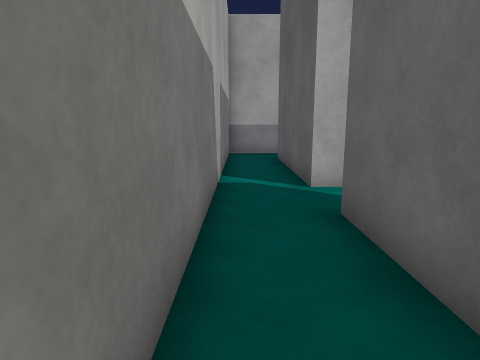
[1] (above)

16 first-person views from a walk through a scene from a Unity 3-D project. The camera is 1.3 m above the floor, tilts 10° down and sees 75° across. The floor is counted in squares, 1 m on a side. Each view is taken from the middle of a square. On the plan, view 1 faces up. The plan holds only what a view shows up to about 14 squares ahead; the rest is blank. The place goes on beyond the plan. Surface patterns are stand-ins for the level's own textures.

[2]
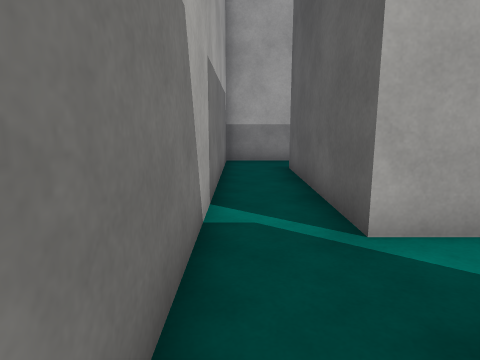

[3]
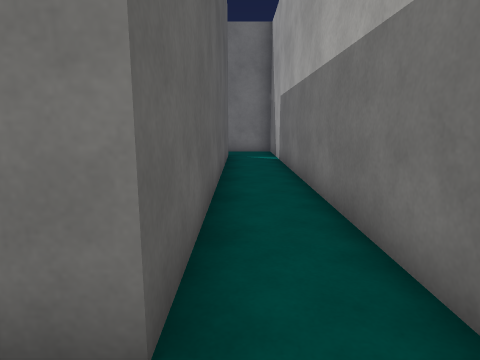

[4]
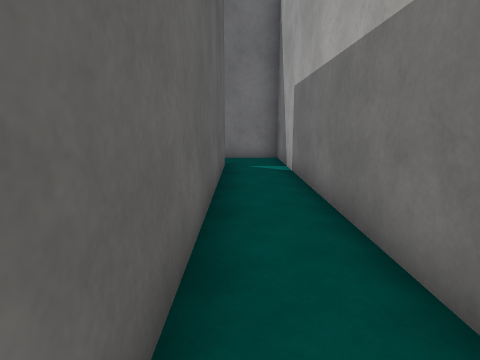

[5]
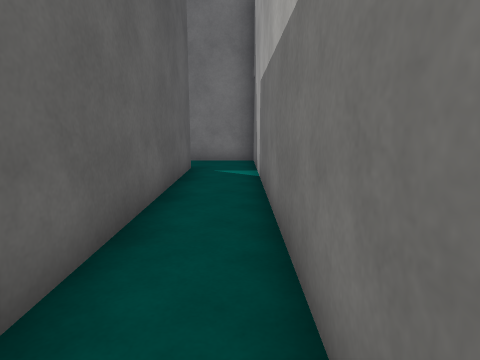

[6]
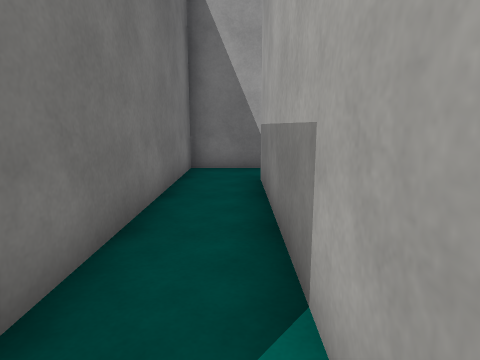

[7]
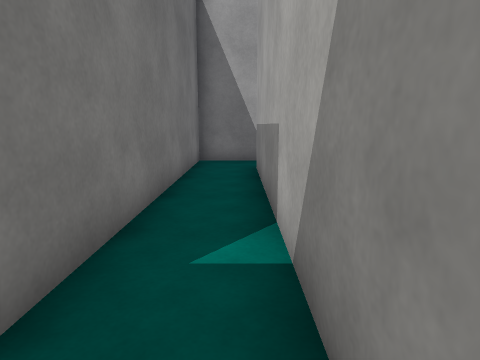

[8]
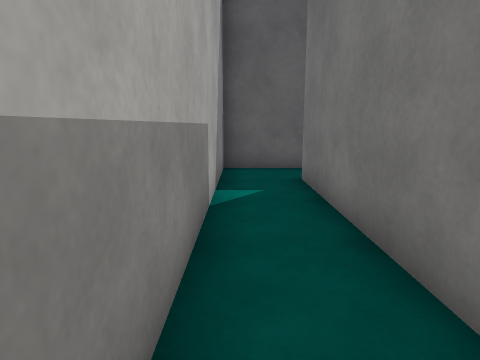

[9]
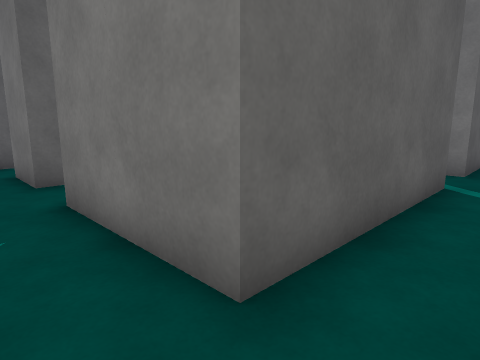

[10]
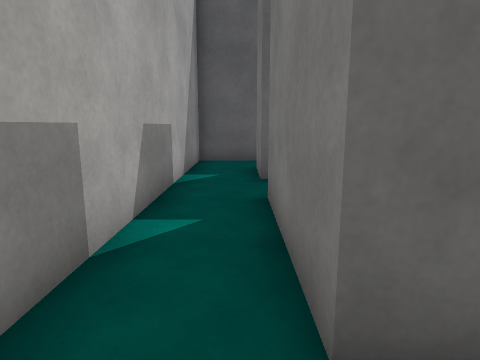

[11]
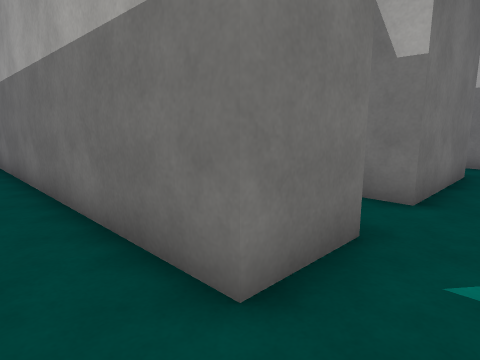

[12]
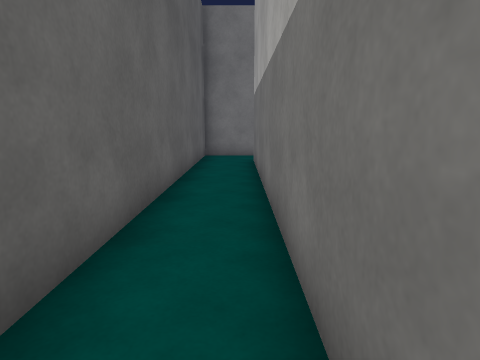

[13]
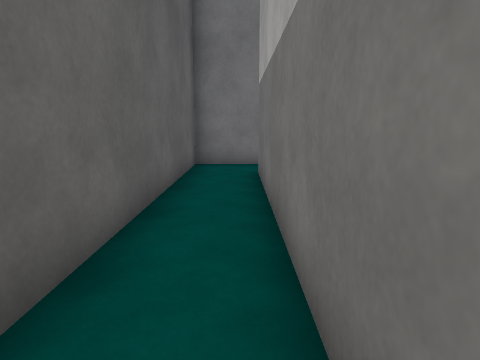

[14]
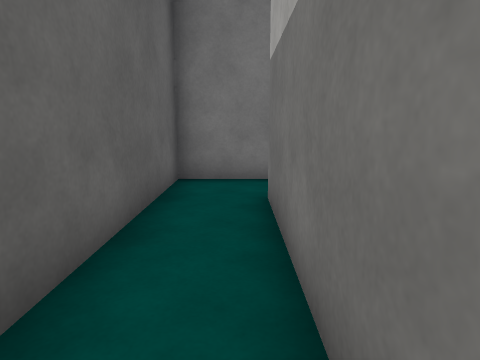

[15]
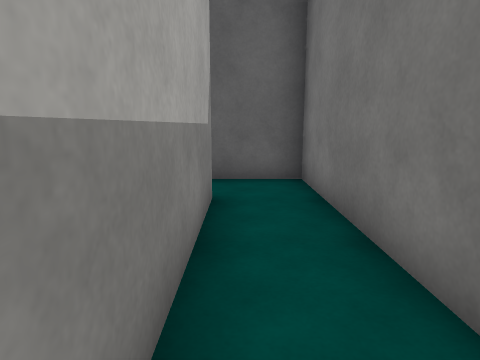

[16]
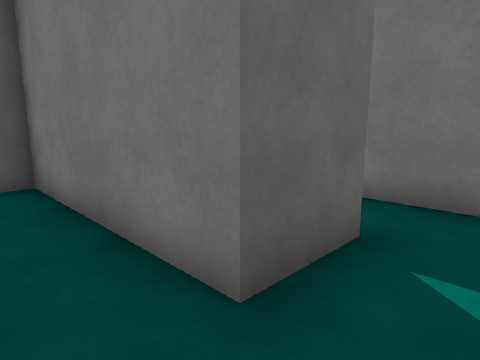

### Floor plan
Ten units are one square. View 1 is at (0, 0); x grows to the right and y downward. Boxes are objects, and circles mark ways between rooms. Rooms are numbered by the first view taken in them; rooms with no view inside come last. Other rooms are left out.
<svg viewBox="-10 -150 130 255">
<path fill="none" stroke="#000" d="M28 -65 15 -65 15 -125 55 -125 55 -116M75 -119 75 -125 95 -125M95 -145 -5 -145 -5 95 95 95M115 100 115 75 15 75 15 -45 22 -45M115 -121 115 -145 95 -145M95 -125 95 -5 45 -5M55 36 55 15 115 15 115 -102"/>
<circle cx="85" cy="-135" r="3" fill="#2a7"/>
<text x="10" y="-20">1</text>
<text x="100" y="-40">2</text>
</svg>
Room 1 opens to room 2.

Where each view was taken, in squares from view 1:
view 1: 0 up, 0 right, facing up
view 2: 3 up, 0 right, facing up
view 3: 6 up, 1 right, facing down
view 4: 3 up, 1 right, facing down
view 5: 2 up, 0 right, facing down
view 6: 8 down, 9 right, facing left
view 7: 8 down, 11 right, facing left
view 8: 8 down, 2 right, facing right
view 9: 14 up, 0 right, facing down-right
view 10: 13 up, 0 right, facing right
view 11: 14 up, 11 right, facing down-left
view 12: 12 up, 10 right, facing down
view 13: 9 up, 10 right, facing down
view 14: 6 up, 10 right, facing down
view 15: 0 up, 4 right, facing right
view 16: 0 up, 4 right, facing down-right
